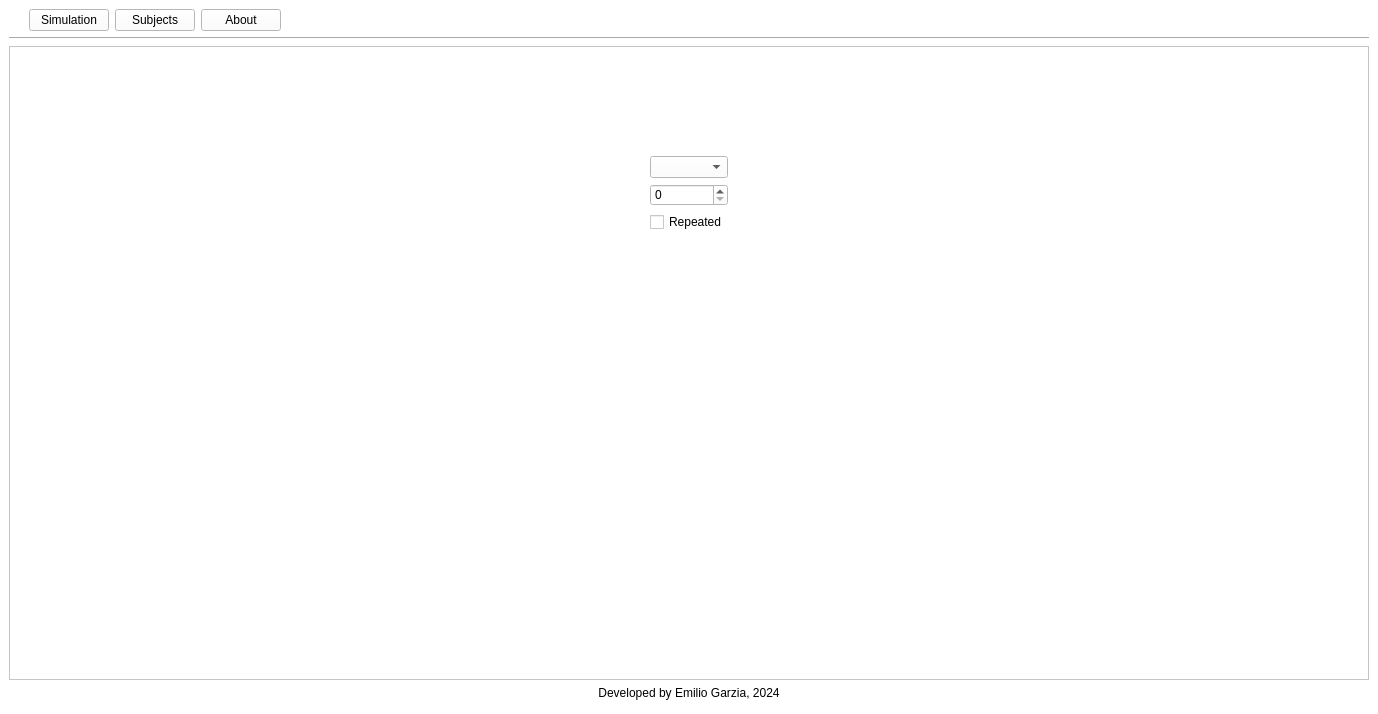
<?xml version="1.0" encoding="UTF-8"?>
<ui version="4.0">
 <class>MainWindow</class>
 <widget class="QMainWindow" name="MainWindow">
  <property name="windowModality">
   <enum>Qt::NonModal</enum>
  </property>
  <property name="geometry">
   <rect>
    <x>0</x>
    <y>0</y>
    <width>1378</width>
    <height>714</height>
   </rect>
  </property>
  <property name="windowTitle">
   <string>Questions Generator</string>
  </property>
  <property name="styleSheet">
   <string notr="true">background-color: rgb(255, 255, 255);</string>
  </property>
  <property name="documentMode">
   <bool>false</bool>
  </property>
  <property name="tabShape">
   <enum>QTabWidget::Rounded</enum>
  </property>
  <property name="unifiedTitleAndToolBarOnMac">
   <bool>true</bool>
  </property>
  <widget class="QWidget" name="centralwidget">
   <property name="minimumSize">
    <size>
     <width>1378</width>
     <height>0</height>
    </size>
   </property>
   <layout class="QVBoxLayout" name="verticalLayout">
    <item>
     <layout class="QHBoxLayout" name="horizontalLayout_3">
      <item>
       <spacer name="horizontalSpacer_4">
        <property name="orientation">
         <enum>Qt::Horizontal</enum>
        </property>
        <property name="sizeType">
         <enum>QSizePolicy::Minimum</enum>
        </property>
        <property name="sizeHint" stdset="0">
         <size>
          <width>20</width>
          <height>20</height>
         </size>
        </property>
       </spacer>
      </item>
      <item>
       <widget class="QPushButton" name="simulation_btn">
        <property name="text">
         <string>Simulation</string>
        </property>
       </widget>
      </item>
      <item>
       <widget class="QPushButton" name="subjects_btn">
        <property name="text">
         <string>Subjects</string>
        </property>
       </widget>
      </item>
      <item>
       <widget class="QPushButton" name="about_btn">
        <property name="text">
         <string>About</string>
        </property>
       </widget>
      </item>
      <item>
       <spacer name="horizontalSpacer_3">
        <property name="orientation">
         <enum>Qt::Horizontal</enum>
        </property>
        <property name="sizeHint" stdset="0">
         <size>
          <width>40</width>
          <height>20</height>
         </size>
        </property>
       </spacer>
      </item>
      <item>
       <widget class="QLabel" name="logo_label">
        <property name="text">
         <string/>
        </property>
        <property name="pixmap">
         <pixmap>../images/logo.svg</pixmap>
        </property>
        <property name="alignment">
         <set>Qt::AlignRight|Qt::AlignTrailing|Qt::AlignVCenter</set>
        </property>
       </widget>
      </item>
      <item>
       <spacer name="horizontalSpacer_5">
        <property name="orientation">
         <enum>Qt::Horizontal</enum>
        </property>
        <property name="sizeType">
         <enum>QSizePolicy::Minimum</enum>
        </property>
        <property name="sizeHint" stdset="0">
         <size>
          <width>5</width>
          <height>20</height>
         </size>
        </property>
       </spacer>
      </item>
     </layout>
    </item>
    <item>
     <widget class="Line" name="line">
      <property name="orientation">
       <enum>Qt::Horizontal</enum>
      </property>
     </widget>
    </item>
    <item>
     <widget class="QFrame" name="simulation_frame">
      <property name="frameShape">
       <enum>QFrame::StyledPanel</enum>
      </property>
      <property name="frameShadow">
       <enum>QFrame::Raised</enum>
      </property>
      <layout class="QVBoxLayout" name="verticalLayout_2">
       <item>
        <spacer name="verticalSpacer">
         <property name="orientation">
          <enum>Qt::Vertical</enum>
         </property>
         <property name="sizeType">
          <enum>QSizePolicy::Minimum</enum>
         </property>
         <property name="sizeHint" stdset="0">
          <size>
           <width>50</width>
           <height>100</height>
          </size>
         </property>
        </spacer>
       </item>
       <item>
        <layout class="QHBoxLayout" name="horizontalLayout">
         <item>
          <spacer name="horizontalSpacer">
           <property name="orientation">
            <enum>Qt::Horizontal</enum>
           </property>
           <property name="sizeHint" stdset="0">
            <size>
             <width>40</width>
             <height>20</height>
            </size>
           </property>
          </spacer>
         </item>
         <item>
          <layout class="QVBoxLayout" name="verticalLayout_3">
           <item>
            <widget class="QComboBox" name="subjects_combo"/>
           </item>
           <item>
            <widget class="QSpinBox" name="difficulty_spin"/>
           </item>
           <item>
            <widget class="QCheckBox" name="repeated_checkbox">
             <property name="text">
              <string>Repeated</string>
             </property>
            </widget>
           </item>
          </layout>
         </item>
         <item>
          <spacer name="horizontalSpacer_2">
           <property name="orientation">
            <enum>Qt::Horizontal</enum>
           </property>
           <property name="sizeHint" stdset="0">
            <size>
             <width>40</width>
             <height>20</height>
            </size>
           </property>
          </spacer>
         </item>
        </layout>
       </item>
       <item>
        <spacer name="verticalSpacer_2">
         <property name="orientation">
          <enum>Qt::Vertical</enum>
         </property>
         <property name="sizeHint" stdset="0">
          <size>
           <width>20</width>
           <height>40</height>
          </size>
         </property>
        </spacer>
       </item>
      </layout>
     </widget>
    </item>
    <item>
     <widget class="QLabel" name="copyright_label">
      <property name="text">
       <string>Developed by Emilio Garzia, 2024</string>
      </property>
      <property name="alignment">
       <set>Qt::AlignCenter</set>
      </property>
     </widget>
    </item>
    <item>
     <spacer name="verticalSpacer_3">
      <property name="orientation">
       <enum>Qt::Vertical</enum>
      </property>
      <property name="sizeType">
       <enum>QSizePolicy::Minimum</enum>
      </property>
      <property name="sizeHint" stdset="0">
       <size>
        <width>20</width>
        <height>5</height>
       </size>
      </property>
     </spacer>
    </item>
   </layout>
  </widget>
 </widget>
 <resources/>
 <connections/>
</ui>
